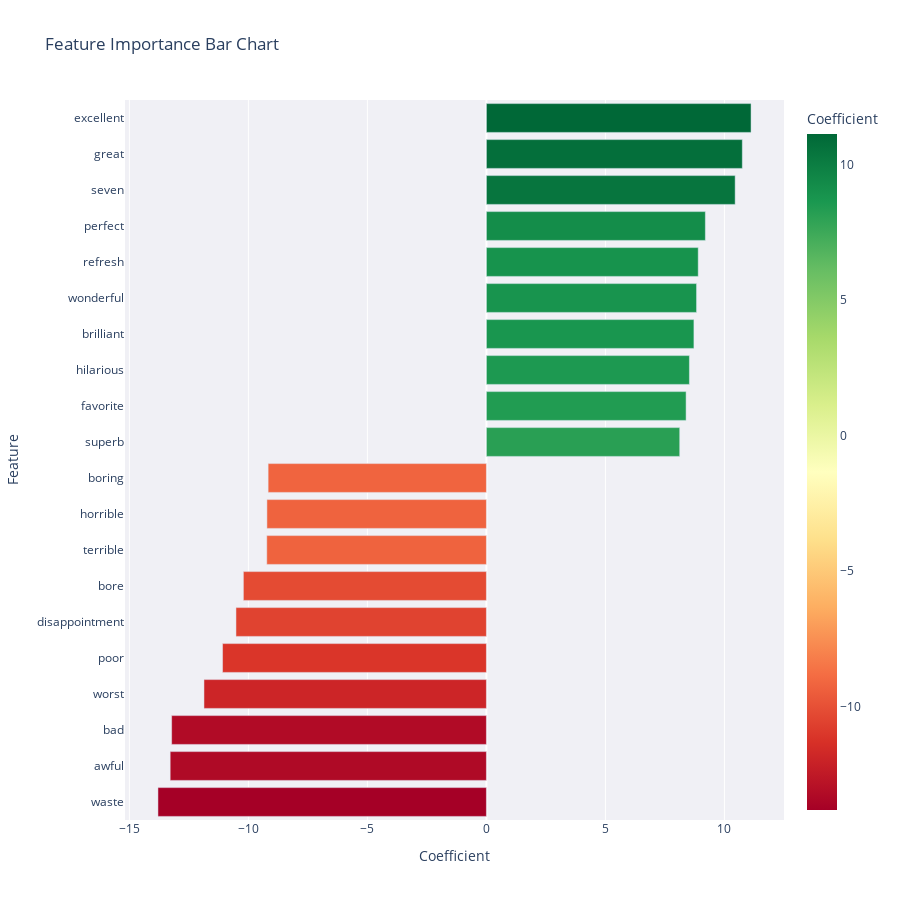

Here is the notebook cell this chart was saved with:
### Code cell
import plotly.express as px

features = [*top_pos, *top_neg]

coef_df = pd.DataFrame(features, columns=['feature', 'value'])
coef_df = coef_df.sort_values('value')

fig = px.bar(
    coef_df,
    x='value',
    y='feature',
    orientation='h',
    color='value',
    color_continuous_scale='RdYlGn',
    title='Feature Importance Bar Chart',
    range_color=[coef_df['value'].min(),    coef_df['value'].max()],
    labels={'value': 'Coefficient'},
    height=900
)
fig.update_layout(yaxis_title='Feature', xaxis_title='Coefficient', plot_bgcolor='rgba(240,240,245,1)')
fig.show()

### Figure 1 — Plotly figure (JSON) as saved in the notebook; plotly's stock layout.template omitted (floating-point values rounded to 4 significant figures)
{"data": [{"hovertemplate": "Coefficient=%{marker.color}<br>feature=%{y}<extra></extra>", "legendgroup": "", "marker": {"color": [-13.8, -13.29, -13.23, -11.87, -11.09, -10.52, -10.21, -9.228, -9.222, -9.171, 8.122, 8.39, 8.53, 8.719, 8.83, 8.9, 9.2, 10.45, 10.75, 11.12], "coloraxis": "coloraxis", "pattern": {"shape": ""}}, "name": "", "orientation": "h", "showlegend": false, "textposition": "auto", "type": "bar", "x": [-13.8, -13.29, -13.23, -11.87, -11.09, -10.52, -10.21, -9.228, -9.222, -9.171, 8.122, 8.39, 8.53, 8.719, 8.83, 8.9, 9.2, 10.45, 10.75, 11.12], "xaxis": "x", "y": ["waste", "awful", "bad", "worst", "poor", "disappointment", "bore", "terrible", "horrible", "boring", "superb", "favorite", "hilarious", "brilliant", "wonderful", "refresh", "perfect", "seven", "great", "excellent"], "yaxis": "y"}], "layout": {"barmode": "relative", "coloraxis": {"cmax": 11.12, "cmin": -13.8, "colorbar": {"title": {"text": "Coefficient"}}, "colorscale": [[0, "rgb(165,0,38)"], [0.1, "rgb(215,48,39)"], [0.2, "rgb(244,109,67)"], [0.3, "rgb(253,174,97)"], [0.4, "rgb(254,224,139)"], [0.5, "rgb(255,255,191)"], [0.6, "rgb(217,239,139)"], [0.7, "rgb(166,217,106)"], [0.8, "rgb(102,189,99)"], [0.9, "rgb(26,152,80)"], [1, "rgb(0,104,55)"]]}, "height": 900, "legend": {"tracegroupgap": 0}, "plot_bgcolor": "rgba(240,240,245,1)", "title": {"text": "Feature Importance Bar Chart"}, "xaxis": {"anchor": "y", "domain": [0, 1], "title": {"text": "Coefficient"}}, "yaxis": {"anchor": "x", "domain": [0, 1], "title": {"text": "Feature"}}}}
